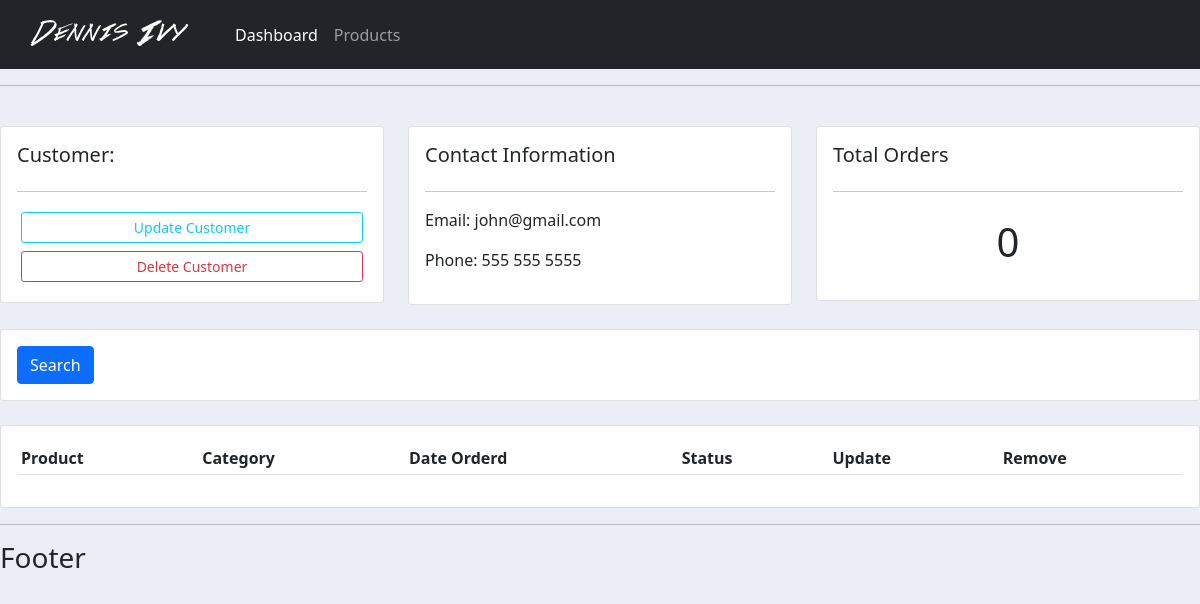
The app's page /customer/1/, older data.
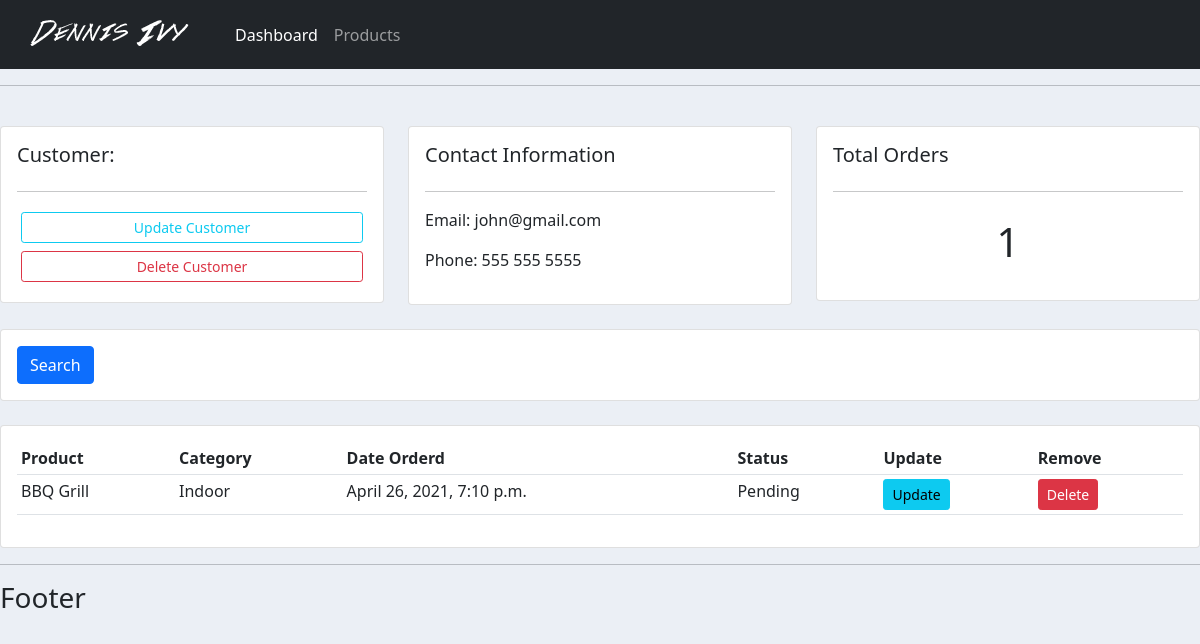
The same page, newer data.
### accounts/models.py (models this page shows)
class Order(models.Model):
	STATUS = (
            ('Pending', 'Pending'),
         			('Out for delivery', 'Out for delivery'),
         			('Delivered', 'Delivered'),
        )
	customer = models.ForeignKey(Customer, null=True, on_delete=models.SET_NULL)
	product = models.ForeignKey(Product, null=True, on_delete=models.SET_NULL)
	date_created = models.DateTimeField(auto_now_add=True, null=True)
	status = models.CharField(max_length=200, null=True, choices=STATUS)

class Product(models.Model):
	CATEGORY = (
            ('Indoor', 'Indoor'),
         			('Out Door', 'Out Door'),
        )
	name = models.CharField(max_length=200, null=True)
	price = models.FloatField(null=True)
	category = models.CharField(max_length=200, null=True, choices=CATEGORY)
	description = models.CharField(max_length=200, null=True, blank=True)
	date_created = models.DateTimeField(auto_now_add=True, null=True)
	tags = models.ManyToManyField(Tag)
	def __str__(self):
		return self.name

### accounts/views.py (the view)
# urls.py: path('customer/<str:pk>/', views.customer, name="customer"),
def customer(request, pk):
    customer = Customer.objects.get(id=pk)
    orders = customer.order_set.all()
    order_count = orders.count()
    context = {'customer': customer,
               'orders': orders, 'order_count': order_count}
    return render(request, 'accounts/customer.html', context)

### accounts/templates/accounts/customer.html
{%  extends 'accounts/main.html' %}
{% block content %}
	<br>
<div class="row">
	<div class="col-md">
		<div class="card card-body">
			<h5>Customer:</h5>
			<hr>
			<a class="btn btn-outline-info  btn-sm btn-block m-1" href="">Update Customer</a>
			<a class="btn btn-outline-danger  btn-sm btn-block m-1" href="">Delete Customer</a>
		</div>
	</div>
	<div class="col-md">
		<div class="card card-body">
			<h5>Contact Information</h5>
			<hr>
			<p>Email: {{customer.email}}</p>
			<p>Phone: {{customer.phone}}</p>
		</div>
	</div>
	<div class="col-md">
		<div class="card card-body">
			<h5>Total Orders</h5>
			<hr>
			<h1 style="text-align: center;padding: 10px">{{order_count}}</h1>
		</div>
	</div>
</div>
<br>
<div class="row">
	<div class="col">
		<div class="card card-body">
			<form method="get">
		    <button class="btn btn-primary" type="submit">Search</button>
		  </form>
		</div>
	</div>
</div>
<br>
<div class="row">
	<div class="col-md">
		<div class="card card-body">
			<table class="table table-sm">
				<tr>
					<th>Product</th>
					<th>Category</th>
					<th>Date Orderd</th>
					<th>Status</th>
					<th>Update</th>
					<th>Remove</th>
				</tr>
				{% for order in orders %}
				 <tr>
					 <td>{{order.product}}</td>
					 <td>{{order.product.category}}</td>
					 <td>{{order.date_created}}</td>
					 <td>{{order.status}}</td>
					 <td><a class="btn btn-sm btn-info" href="">Update</a></td>
           <td><a class="btn btn-sm btn-danger" href="">Delete</a></td>
				 </tr>
				{% endfor %}
			</table>
		</div>
	</div>
</div>
{% endblock %}

Row changes from the older to the newer data that the page shows:
added Order: product "BBQ Grill", product.category "Indoor", date_created "April 26, 2021, 7:10 p.m.", status "Pending"
Text that changed along with them:
{{ order_count }}: "0" → "1"
